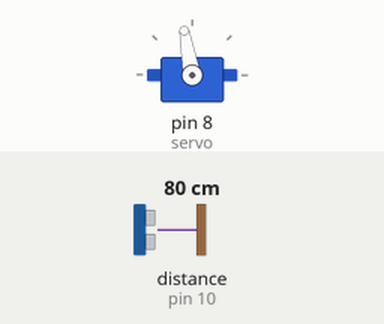
A sketch run on a simulated Arduino Uno, built with avr-gcc and run on an emulated ATmega328P. On the bench: servo. Wiring (inferred from the names in the program): ultrasonic range finder: trigger pin 9; echo pin 10. The inputs (shaded band) are chosen by the test bench; at power-on: distance to the obstacle (sensor on pin 10) 80 cm. The echo pulse lasts 58.3 µs per cm; what the sketch prints to the serial monitor is not drawn.

Above: at 2.05 s.
Timing chart, 0 to 5.0 s (numbered marks = the images above):
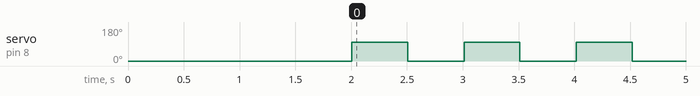

The sketch:

combination.ino
```cpp
#include <Servo.h>

Servo servo;
const int trigPin = 9;
const int echoPin = 10;

//variable
long duration;
int distance;
int safetyDistance;


void setup() {
  servo.attach(8);
  servo.write(0);
  delay(2000);
  pinMode(trigPin, OUTPUT);
  pinMode(echoPin, INPUT);
  Serial.begin(9600);

}

void loop() {
  digitalWrite(trigPin, LOW);
  delayMicroseconds(2);


  digitalWrite(trigPin, HIGH);
  delayMicroseconds(10);
  digitalWrite(trigPin, LOW);

  duration = pulseIn(echoPin, HIGH);
  distance= duration*0.034/2;

  safetyDistance = distance;

  //print distane on serial monitor

  Serial.print("Distance: ");
  Serial.println(distance);

  if( distance <= 3000)
  {
    servo.write(100);
    delay(500);
    servo.write(0);
    delay(500);
    }
  else
  {
    servo.write(50);
    }


}
```

Measured:
- by itself, servo on pin 8 (servo): alternates 100° for 0.50 s and 0° for 0.51 s
